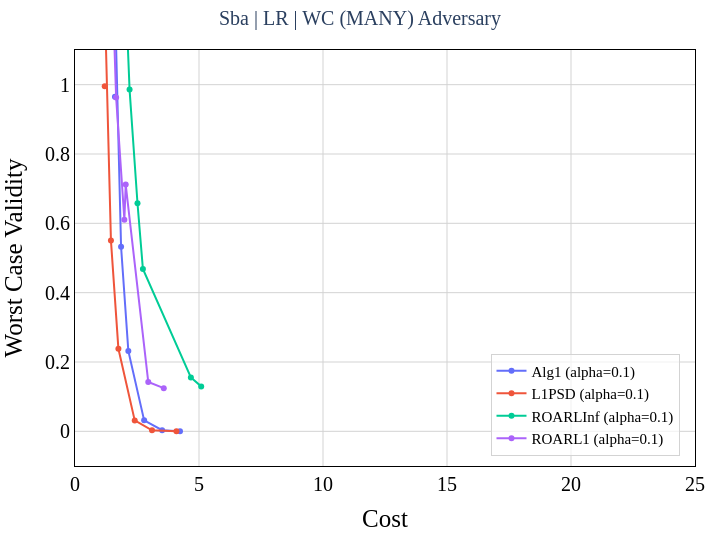

The notebook cell this image was saved under:
### Code cell
should_plot_frontier = False
fig = plotFigures(df_results_avg, params, should_plot_frontier)

print(f'{params["data"]}  |  {params["base_model"].upper()}')
fig.show()

### Figure 1 — Plotly figure (JSON) as saved in the notebook; plotly's stock layout.template omitted (floating-point values rounded to 4 significant figures)
{"data": [{"customdata": [0.001, 0.01, 0.1, 0.7, 1.4, 2.1, 2.3, 2.6, 2.8, 3.0, 3.1, 3.3, 3.5], "hovertemplate": "Cost: %{x}<br>Validity: %{y}<br>lambda: %{customdata}", "mode": "lines+markers", "name": "Alg1 (alpha=0.1)", "showlegend": true, "type": "scatter", "x": [4.234, 3.514, 2.788, 2.15, 1.858, 1.611, 1.534, 1.403, 1.294, 1.149, 1.048, 0.6385, 0.1351], "y": [0.0003123, 0.003127, 0.03163, 0.2321, 0.5325, 0.9651, 1.134, 1.456, 1.75, 2.172, 2.481, 3.799, 5.501]}, {"customdata": [0.001, 0.01, 0.1, 0.7, 1.4, 2.1, 2.8, 3.0, 3.5], "hovertemplate": "Cost: %{x}<br>Validity: %{y}<br>lambda: %{customdata}", "mode": "lines+markers", "name": "L1PSD (alpha=0.1)", "showlegend": true, "type": "scatter", "x": [4.089, 3.105, 2.408, 1.75, 1.45, 1.199, 0.8709, 0.7211, 0.02169], "y": [0.000346, 0.003034, 0.03144, 0.2383, 0.5502, 0.9953, 1.784, 2.22, 4.513]}, {"customdata": [0.08, 0.1, 0.3, 0.5, 0.7, 0.9, 1.0, 1.1, 1.4, 1.5, 1.6, 1.8, 2.0, 2.1, 2.8, 3.5], "hovertemplate": "Cost: %{x}<br>Validity: %{y}<br>lambda: %{customdata}", "mode": "lines+markers", "name": "ROARLInf (alpha=0.1)", "showlegend": true, "type": "scatter", "x": [5.089, 4.672, 2.738, 2.52, 2.2, 1.743, 1.596, 1.099, 0.4761, 0.2986, 0.141, 0.07215, 0.04209, 0.03886, 0.02781, 0.007318], "y": [0.1297, 0.1554, 0.4684, 0.6579, 0.9858, 1.575, 1.682, 2.943, 4.464, 4.995, 5.516, 5.749, 5.853, 5.862, 5.899, 5.968]}, {"customdata": [0.08, 0.1, 0.3, 0.5, 0.7, 0.9, 1.0, 1.1, 1.4, 1.5, 1.6, 1.8, 2.0, 2.1, 2.8, 3.5], "hovertemplate": "Cost: %{x}<br>Validity: %{y}<br>lambda: %{customdata}", "mode": "lines+markers", "name": "ROARL1 (alpha=0.1)", "showlegend": true, "type": "scatter", "x": [3.579, 2.955, 2.045, 1.991, 1.658, 1.246, 0.7634, 0.4662, 0.3223, 0.2106, 0.122, 0.05285, 0.04944, 0.03376, 0.02721, 0.006064], "y": [0.1246, 0.1422, 0.7117, 0.6102, 0.9629, 1.642, 2.794, 3.356, 3.55, 3.901, 4.198, 4.431, 4.441, 4.498, 4.512, 4.582]}], "layout": {"height": 540, "legend": {"bgcolor": "rgba(255, 255, 255, 0.7)", "bordercolor": "lightgrey", "borderwidth": 1, "entrywidth": 100.5, "font": {"color": "black", "family": "Times New Roman", "size": 15}, "orientation": "v", "x": 0.975, "xanchor": "right", "y": 0.025}, "margin": {"b": 25, "l": 25, "r": 25, "t": 50}, "paper_bgcolor": "white", "plot_bgcolor": "white", "title": {"font": {"family": "Times New Roman", "size": 20}, "text": "Sba | LR | WC (MANY) Adversary", "x": 0.5}, "width": 720, "xaxis": {"gridcolor": "lightgrey", "linecolor": "black", "mirror": true, "range": [0, 25], "showline": true, "tickfont": {"color": "black", "family": "Times New Roman", "size": 20}, "title": {"font": {"color": "black", "family": "Times New Roman", "size": 25}, "text": "Cost"}, "zerolinecolor": "lightgrey", "zerolinewidth": 1}, "yaxis": {"gridcolor": "lightgrey", "linecolor": "black", "mirror": true, "range": [-0.1, 1.1], "showline": true, "tickfont": {"color": "black", "family": "Times New Roman", "size": 20}, "title": {"font": {"color": "black", "family": "Times New Roman", "size": 25}, "text": "Worst Case Validity"}, "zerolinecolor": "lightgrey", "zerolinewidth": 1}}}
